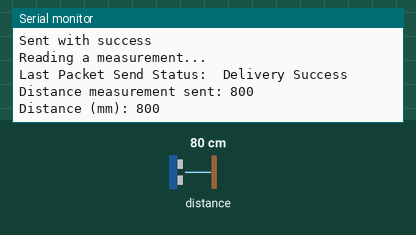
Bench run of a sketch on a simulated ESP32. On the bench: the last lines printed to the serial monitor. The inputs (shaded band) are chosen by the test bench; at power-on: distance to the obstacle 80 cm.

Above: at 1.2 s.
1.3 s: distance to the obstacle set to 250 cm
At 1.35 s:
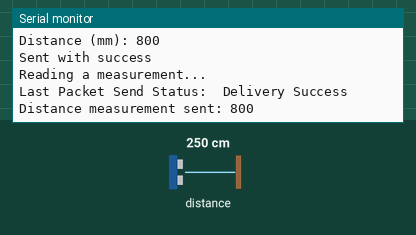
3.0 s: distance to the obstacle set to 2 cm
At 3.35 s:
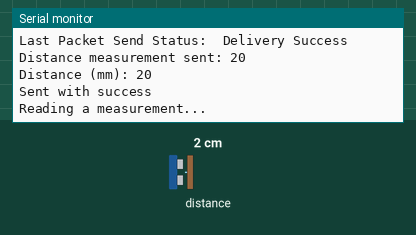
Timing chart, 0 to 6.0 s (numbered marks = the images above; inputs shaded):
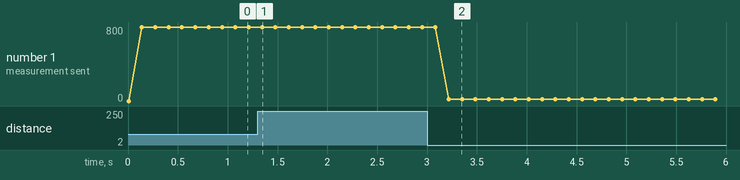

Measured:
- after the input at 3.0 s, the serial monitor: prints a new line after 0.11 s (image 2)
- plotted number 1: 800 → 20 after the input at 3.0 s

The sketch:

ESP32_ESP-NOW_Master_example2_ToF.ino
```cpp
#include <Adafruit_VL53L0X.h>
#include <esp_now.h>
#include <WiFi.h>


#define CHANNEL 1
esp_now_peer_info_t slave;

uint8_t broadcastAddress[] = {0x8C,0xCE,0x4E,0xA6,0x41,0xC4}; // hard code broadcast address for receiver

Adafruit_VL53L0X lox = Adafruit_VL53L0X();

int dist;

// Structure example to send data
// Must match the receiver structure
typedef struct struct_message {
  int dist;
} struct_message;

// Create a struct_message called myData
struct_message myData;

// callback when data is sent from Master to Slave
void OnDataSent(const uint8_t *mac_addr, esp_now_send_status_t status) {
  Serial.print("\r\nLast Packet Send Status:\t");
  Serial.println(status == ESP_NOW_SEND_SUCCESS ? "Delivery Success" : "Delivery Fail");
  Serial.print("Distance measurement sent: ");
  Serial.println(dist);
}

void setup() {
  Serial.begin(115200); // Init Serial Monitor
  WiFi.mode(WIFI_STA); // Set device as a Wi-Fi Station
  // Init ESP-NOW
  if (esp_now_init() != ESP_OK){
    Serial.println("Error init");
    return;
  }
  // Once ESPNow is successfully Init, we will register for Send CB to
  // get the status of Trasnmitted packet
  esp_now_register_send_cb(OnDataSent);
// Register peer
  memcpy(slave.peer_addr, broadcastAddress, 6);
  slave.channel = CHANNEL; // pick a channel
  slave.encrypt = false; // no encryption
  // Add peer
  if (esp_now_add_peer(&slave) !=ESP_OK){
    Serial.println("Failed to add peer");
    return;
  }
  Serial.println("Adafruit VL53L0X test");
  if (!lox.begin()) {
    Serial.println(F("Failed to boot VL53L0X"));
    while(1);
  }
  // power
  Serial.println(F("VL53L0X API Simple Ranging example\n\n"));
}

void loop() {
  myData.dist = dist;
  esp_err_t result = esp_now_send(broadcastAddress, (uint8_t *) &myData, sizeof(myData));
  if (result == ESP_OK) {
    Serial.println("Sent with success");
  }
  else {
    Serial.println("Error sending the data");
  }
  VL53L0X_RangingMeasurementData_t measure;

  Serial.print("Reading a measurement... ");
  lox.rangingTest(&measure, false); // pass in 'true' to get debug data printout!

  if (measure.RangeStatus != 4) {  // phase failures have incorrect data
    dist = measure.RangeMilliMeter;
    Serial.print("Distance (mm): "); Serial.println(measure.RangeMilliMeter);
  } else {
    Serial.println(" out of range ");
  }

  delay(100);
}
```
